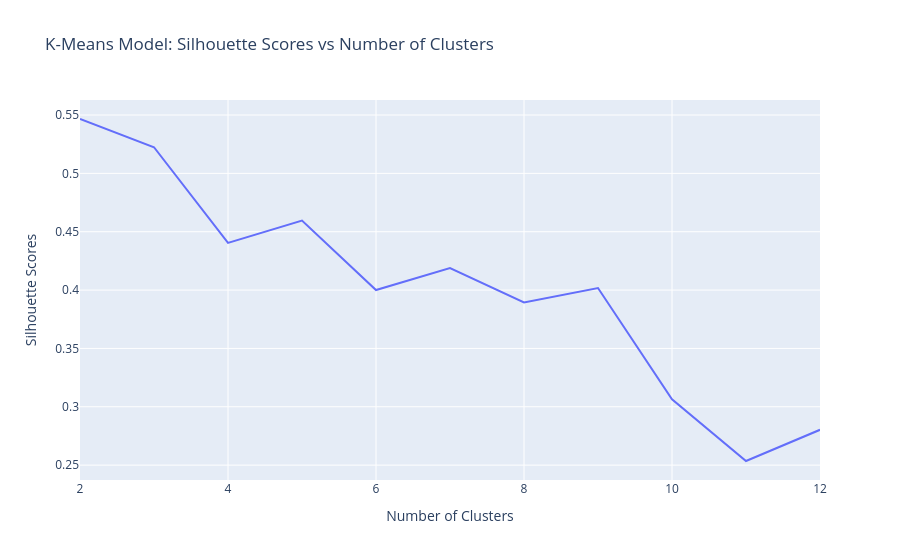

Notebook source saved alongside this figure:
### Markdown cell above
We used plotly express to create a line plot that shows the values of `silhouette_scores` as a function of `n_clusters`. Label my x-axis `"Number of Clusters"`, y-axis `"Silhouette Score"`, and use the title `"K-Means Model: Silhouette Score vs Number of Clusters"`

### Code cell
fig=px.line(x=n_clusters,
            y=silhouette_scores,
            title="K-Means Model: Silhouette Scores vs Number of Clusters"
            )
fig.update_layout(xaxis_title="Number of Clusters",yaxis_title="Silhouette Scores")
fig.show()

### Figure 1 — Plotly figure (JSON) as saved in the notebook; plotly's stock layout.template omitted (floating-point values rounded to 4 significant figures)
{"data": [{"hovertemplate": "x=%{x}<br>y=%{y}<extra></extra>", "legendgroup": "", "line": {"color": "#636efa", "dash": "solid"}, "marker": {"symbol": "circle"}, "mode": "lines", "name": "", "orientation": "v", "showlegend": false, "type": "scatter", "x": [2, 3, 4, 5, 6, 7, 8, 9, 10, 11, 12], "xaxis": "x", "y": [0.5466, 0.5224, 0.4404, 0.4596, 0.4001, 0.4189, 0.3895, 0.4018, 0.3065, 0.2535, 0.2803], "yaxis": "y"}], "layout": {"legend": {"tracegroupgap": 0}, "title": {"text": "K-Means Model: Silhouette Scores vs Number of Clusters"}, "xaxis": {"anchor": "y", "domain": [0, 1], "title": {"text": "Number of Clusters"}}, "yaxis": {"anchor": "x", "domain": [0, 1], "title": {"text": "Silhouette Scores"}}}}
